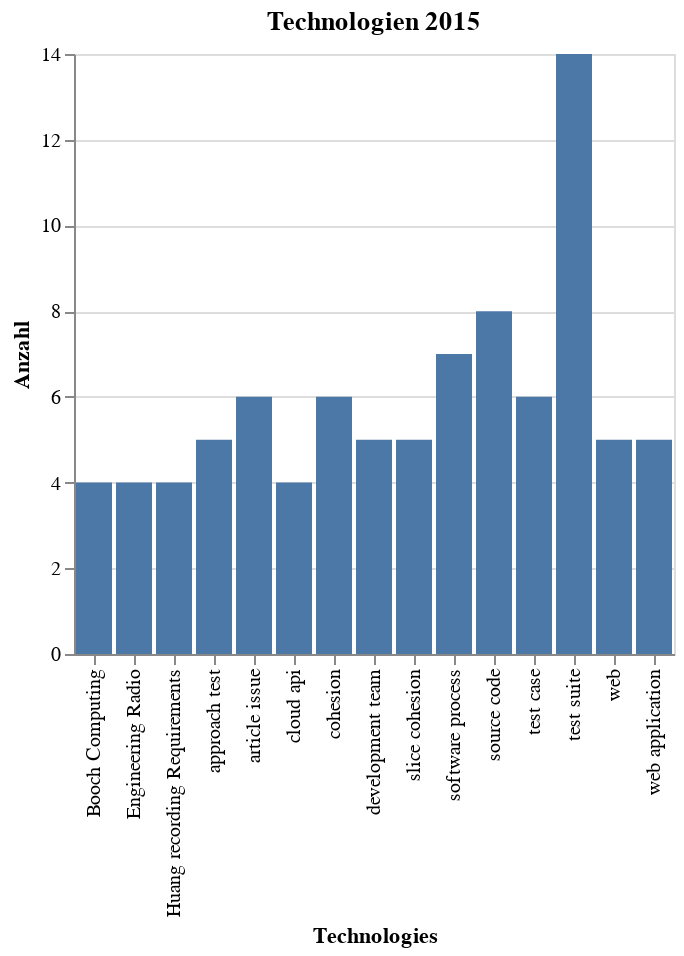

The code cell stored with this chart in its notebook:
### Markdown cell above
### Balkendiagramm 2015

### Code cell
year = 2015
d = data_words[year].nlargest(anzahl_top_topics).sort_values(ascending=False)
source = pd.DataFrame({'Technologies': d.index,
                            'Anzahl': d})
alt.Chart(source).mark_bar().encode(
        x='Technologies:O',
        y='Anzahl:Q'
    ).properties(
    title=f'Technologien {year}')

### Figure 1 — Vega-Lite specification as saved in the notebook (floating-point values rounded to 4 significant figures)
{"config": {"view": {"continuousWidth": 400, "continuousHeight": 300}}, "data": {"name": "data-609303d87c201c7821934955d56c224a"}, "mark": "bar", "encoding": {"x": {"type": "ordinal", "field": "Technologies"}, "y": {"type": "quantitative", "field": "Anzahl"}}, "title": "Technologien 2015", "$schema": "https://vega.github.io/schema/vega-lite/v4.8.1.json", "datasets": {"data-609303d87c201c7821934955d56c224a": [{"Technologies": "test suite", "Anzahl": 14}, {"Technologies": "source code", "Anzahl": 8}, {"Technologies": "software process", "Anzahl": 7}, {"Technologies": "test case", "Anzahl": 6}, {"Technologies": "cohesion", "Anzahl": 6}, {"Technologies": "article issue", "Anzahl": 6}, {"Technologies": "web application", "Anzahl": 5}, {"Technologies": "web", "Anzahl": 5}, {"Technologies": "slice cohesion", "Anzahl": 5}, {"Technologies": "development team", "Anzahl": 5}, {"Technologies": "approach test", "Anzahl": 5}, {"Technologies": "cloud api", "Anzahl": 4}, {"Technologies": "Huang recording Requirements", "Anzahl": 4}, {"Technologies": "Engineering Radio", "Anzahl": 4}, {"Technologies": "Booch Computing", "Anzahl": 4}]}}
